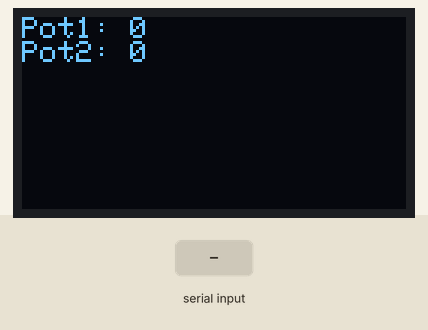
Simulated run of this sketch. Board: Arduino Uno, built with avr-gcc and run on an emulated ATmega328P. Parts: 128×64 one-colour display. The inputs (shaded band) are chosen by the test bench. The display library's start-up logo is not drawn.

Above: at 3.2 s.
3.3 s: "A90\n" received over Serial
At 3.9 s:
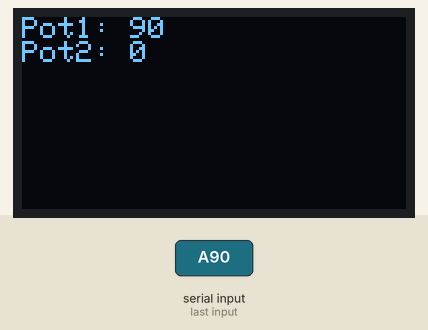
4.8 s: "A,45\n" received over Serial
At 5.4 s:
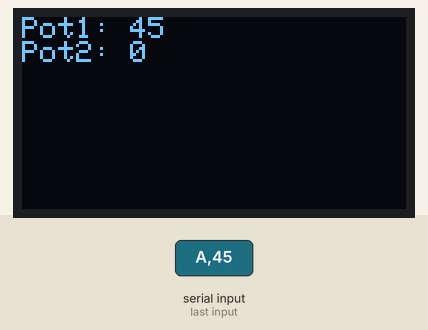
Timing chart, 0 to 7.8 s (numbered marks = the images above; inputs shaded):
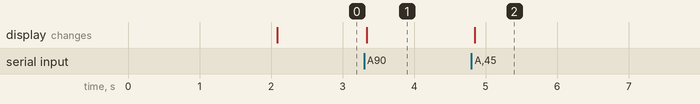

Measured:
- after the input at 3.3 s, the display: changes at once (image 1)
- after the input at 4.8 s, the display: changes at once (image 2)

The sketch:

serial_led.ino
```cpp
#include <Adafruit_SSD1306.h> // Biblioteca do display

#define SCREEN_WIDTH 128 // OLED display width, in pixels
#define SCREEN_HEIGHT 64 // OLED display height, in pixels
#define SCREEN_ADDRESS 0x3C // Endereço
Adafruit_SSD1306 screen(SCREEN_WIDTH, SCREEN_HEIGHT); // Inicia o objeto do display

int pot1Val = 0; // Valor do potênciomentro 1
int pot2Val = 0; // Valor do potênciomentro 2

void setup() {
  	Serial.begin(9600);	 // Inicia o serial

  	screen.begin(SSD1306_SWITCHCAPVCC, SCREEN_ADDRESS); // Inicia o display

	screen.display();
  	delay(2000); // Pause for 2 seconds
	screen.clearDisplay(); // Limpa o buffer do display
}


void loop() {
  	char dado;

  	if(Serial.available() > 0){		 	// Lê a serial
	    dado = Serial.read();
		if (dado == 'A') {				// Lê valor do pot1
			pot1Val = Serial.parseInt();
		}
		if (dado == 'B') {				// Lê valor do pot2
			pot2Val = Serial.parseInt();
		}
		//Serial.println(String("Pot 1: ") + pot1Val + String(" Pot 2: ") + pot2Val);
  	}

	screen.clearDisplay();				// Limpa o buffer do display

	screen.setTextSize(1);				// Muda o tamanho do texto
	screen.setTextColor(SSD1306_WHITE);	// Muda a cor do texto
	screen.setCursor(0, 0);				// Move o cursor (onde o texto começa a aparecer)

	screen.print("Pot1: ");				// Mostra o pot1
	screen.println(pot1Val);
	screen.print("Pot2: ");				// Mostra o pot2
	screen.println(pot2Val);

	screen.display();					// Aplica os comandos de desenho no display
}
```
